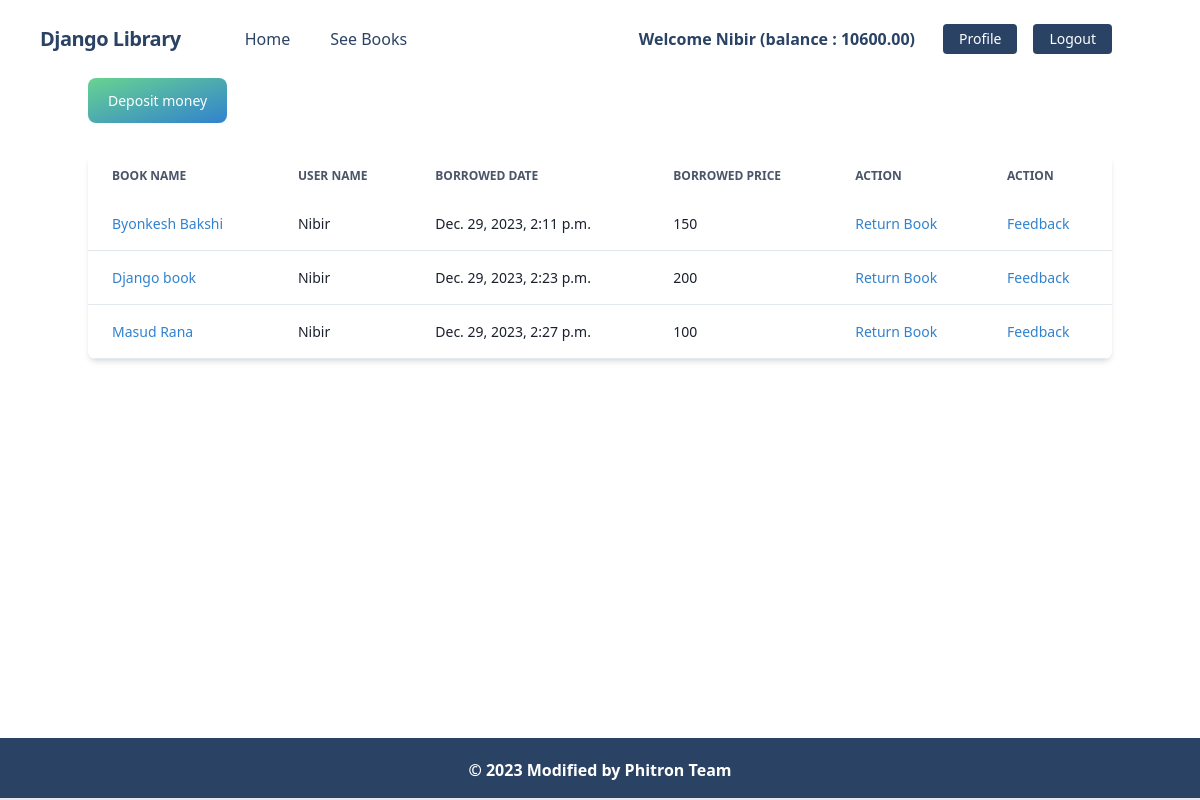
The app's page /users/profile/ (signed in) with its own data.
### library_user/models.py (models this page shows, shortened)
class UserAccountModel(models.Model):
    user = models.OneToOneField(User, related_name='account', on_delete=models.CASCADE)
    account_no = models.IntegerField(unique=True)
    balance = models.DecimalField(default=0, max_length=12, max_digits=1000000000000, decimal_places=2)

class BorrowedBookModel(models.Model):
    user = models.ForeignKey(User, on_delete=models.CASCADE)
    book = models.ForeignKey(BookModel, on_delete=models.CASCADE)
    borrowed_date = models.DateTimeField(auto_now_add=True)

### library/models.py (models this page shows)
class BookModel(models.Model):
    image = models.ImageField(upload_to='car/uploads/', blank=True, null=True)
    title = models.CharField(max_length=100)
    description = models.TextField()
    borrowing_price = models.CharField(max_length=15)
    category = models.ManyToManyField(Category)
    def __str__(self):
        return self.title

### library_user/views.py (the view)
# urls.py: path('profile/',  views.profileview, name='profile'),
def profileview(request):
    data = BorrowedBookModel.objects.filter(user=request.user)
    return render(request, 'profile.html', {'data':data})

### library_user/templates/profile.html (shortened to what this page needs)
{% extends "base.html" %}
{% load static %}
{% block content %}
<button class="text-white bg-gradient-to-br from-green-400 to-blue-600 hover:bg-gradient-to-bl focus:ring-4 focus:outline-none focus:ring-green-200 dark:focus:ring-green-800 font-medium rounded-lg text-sm px-5 py-3 text-center me-2 mb-2"><a href="{% url 'deposit_money' %}">Deposit money</a></button><br>
<br>
<div class="relative overflow-x-auto shadow-md sm:rounded-lg">
    <table class="w-full text-sm text-left rtl:text-right text-gray-500 dark:text-gray-400">
        <thead class="text-xs text-gray-700 uppercase bg-gray-50 dark:bg-gray-700 dark:text-gray-400">
            <tr>
                <th scope="col" class="px-6 py-3">
                    Book name
                </th>
                <th scope="col" class="px-6 py-3">
                    User name
                </th>
                <th scope="col" class="px-6 py-3">
                    Borrowed Date
                </th>
                <th scope="col" class="px-6 py-3">
                    Borrowed Price
                </th>
                <th scope="col" class="px-6 py-3">
                    Action
                </th>
                <th scope="col" class="px-6 py-3">
                    Action
                </th>
            </tr>
        </thead>
        <tbody>
            {% for i in data %}
            <tr class="bg-white border-b dark:bg-gray-800 dark:border-gray-700">
                <th scope="row" class="px-6 py-4 font-medium text-gray-900 whitespace-nowrap dark:text-white">
                    <a class="text-blue-600" href="{% url 'book_details' i.book.id %}">{{i.book}}</a>
                </th>
                <td class="px-6 py-4 font-medium text-gray-900 whitespace-nowrap dark:text-white">
                    {{i.user}}
                </td>
                <td class="px-6 py-4 font-medium text-gray-900 whitespace-nowrap dark:text-white">
                    {{i.borrowed_date}}
                </td>
                <td class="px-6 py-4 font-medium text-gray-900 whitespace-nowrap dark:text-white">
                    {{i.book.borrowing_price}}
                </td>
                <td class="px-6 py-4 font-medium text-gray-900 whitespace-nowrap dark:text-white">
                    <a href="{% url 'returnbook' i.id %}" class="font-medium text-blue-600 dark:text-blue-500 hover:underline">Return Book</a>
                </td>
                <td class="px-6 py-4 font-medium text-gray-900 whitespace-nowrap dark:text-white">
                    <a href="{% url 'comment_views' i.book.id %}" class="font-medium text-blue-600 dark:text-blue-500 hover:underline">Feedback </a>
                </td>
            </tr>
            {% endfor %}
        </tbody>
    </table>
</div>
{% endblock content %}

### core/templates/navbar.html (shortened to what this page needs)
<nav class="flex items-center justify-between flex-wrap bg-white p-6 px-10">
    <div class="flex items-center flex-shrink-0 text-white mr-6">
        <span class="font-semibold text-xl tracking-tight text-blue-900">Django Library  </span>
    </div>
    <div class="w-full block flex-grow lg:flex lg:items-center lg:w-auto px-10">
        <div class="flex items-center flex-shrink-0 text-white mr-6">
            <span class="block mt-4 lg:inline-block lg:mt-0 text-blue-900 hover:text-red-900 hover:font-black mr-4"><a href="/">Home</a></span>
        </div>
        {% if request.user.is_authenticated%}
            <div class="text-md lg:flex-grow">
                <a href="{% url 'seeBook' %}" class="block mt-4 lg:inline-block lg:mt-0 text-blue-900 hover:text-red-900 hover:font-black mr-4">
                    See Books
                </a>
            </div>
            <div class="flex w-auto">
                <div class="text-blue-900 my-auto font-black px-5">Welcome {{ request.user.username }} (balance : {{request.user.account.balance}}) </div>
                <a href="{% url 'profile' %}" class="mx-2 inline-block font-medium text-sm px-4 py-2 leading-none bg-blue-900 rounded text-white border-white hover:border-transparent hover:text-dark hover:bg-red-700 mt-4 lg:mt-0">Profile</a>
                <a href="{% url 'logout' %}" class="mx-2 inline-block font-medium text-sm px-4 py-2 leading-none bg-blue-900 rounded text-white border-white hover:border-transparent hover:text-dark hover:bg-red-700 mt-4 lg:mt-0">Logout</a>
            </div>
        {% endif %}
    </div>
</nav>

### records on screen
BorrowedBookModel: book "Byonkesh Bakshi", user "Nibir", borrowed_date "Dec. 29, 2023, 2:11 p.m.", book.borrowing_price "150"
BorrowedBookModel: book "Django book", user "Nibir", borrowed_date "Dec. 29, 2023, 2:23 p.m.", book.borrowing_price "200"
BorrowedBookModel: book "Masud Rana", user "Nibir", borrowed_date "Dec. 29, 2023, 2:27 p.m.", book.borrowing_price "100"

### other values on screen
{{ request.user.username }} "Nibir"
{{ request.user.account.balance }} "10600.00"
